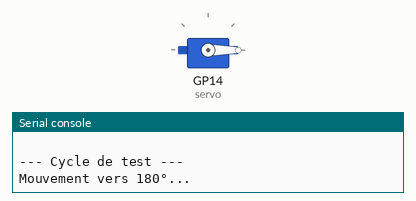
A program run on a simulated Raspberry Pi Pico running MicroPython. On the bench: servo, the last lines printed to the serial console. Servo angles are drawn from the pulse width (0.5 ms = 0°, 2.5 ms = 180°).

Above: at 1.05 s.
At 1.45 s:
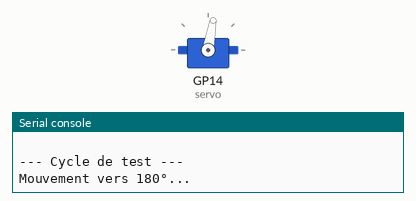
At 1.85 s:
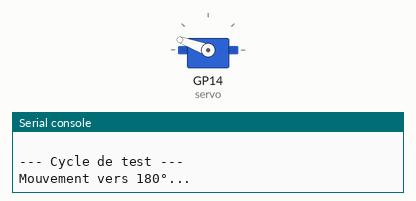
At 3.95 s:
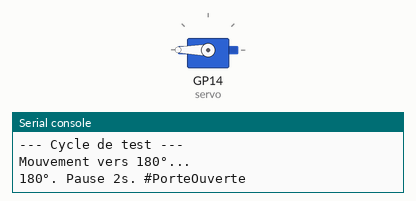
Timing chart, 0 to 7.4 s (numbered marks = the images above):
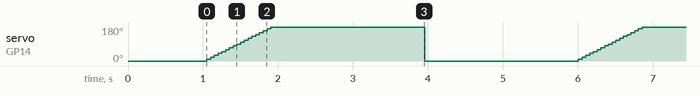

The program:

servomoteur.py
```python
from machine import Pin, PWM
import time

PIN_SERVO = 14
MIN_DUTY = 1638
MAX_DUTY = 8192
DOOR_OPEN_ANGLE = 90

servo = PWM(Pin(PIN_SERVO))
servo.duty_u16(MIN_DUTY)
servo.freq(50)
_current_angle = 0


def set_servo_angle(angle):
    global _current_angle
    if angle < 0: angle = 0
    if angle > 180: angle = 180
    duty = int(MIN_DUTY + (angle / 180) * (MAX_DUTY - MIN_DUTY))
    servo.duty_u16(duty)
    _current_angle = angle


def is_door_open():
    return _current_angle >= DOOR_OPEN_ANGLE

if __name__ == "__main__":
    print("=== TEST SERVO STANDARD (0-180°) ===")
    try:
        print("Initialisation à 0° #PorteFermée")
        set_servo_angle(0)
        time.sleep(1)
        while True:
            print("\n--- Cycle de test ---")
            print("Mouvement vers 180°...")
            for a in range(0, 181, 10):
                set_servo_angle(a)
                time.sleep(0.05)
            print("180°. Pause 2s. #PorteOuverte")
            time.sleep(2)
            print("Retour vers 0°...")
            set_servo_angle(0)
            print("0°. Pause 2s. #PorteFermée")
            time.sleep(2)
    except KeyboardInterrupt:
        print("\nArrêt d'urgence.")
        servo.deinit()
```

Measured:
- by itself, servo on GP14 (servo): repeats every 5.0 s: 20° 0.05 s, 30° 0.05 s, 40° 0.05 s, 50° 0.05 s, 60° 0.05 s, 70° 0.05 s, 80° 0.05 s, 90° 0.05 s, 100° 0.05 s, 110° 0.05 s, 120° 0.05 s, 130° 0.05 s, 140° 0.05 s, 150° 0.05 s, 160° 0.05 s, 170° 0.05 s, 180° 2.1 s, 0° 2.1 s, 10° 0.05 s
